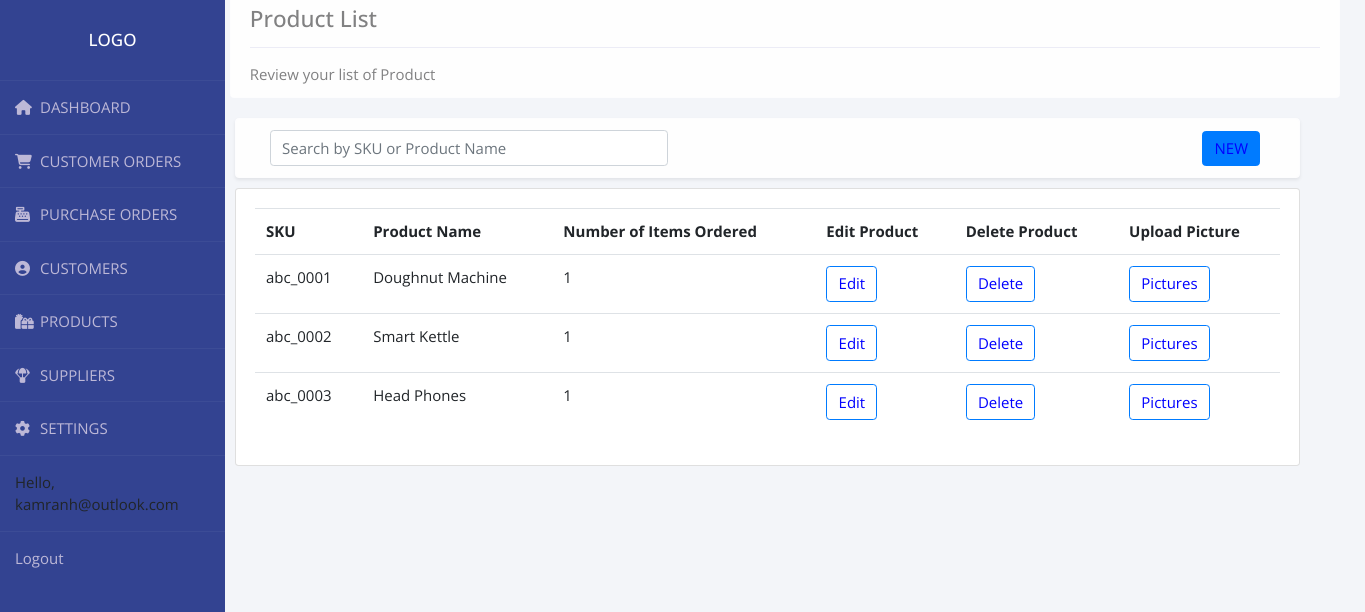
The page /product_list/ (signed in) on the database as committed earlier.
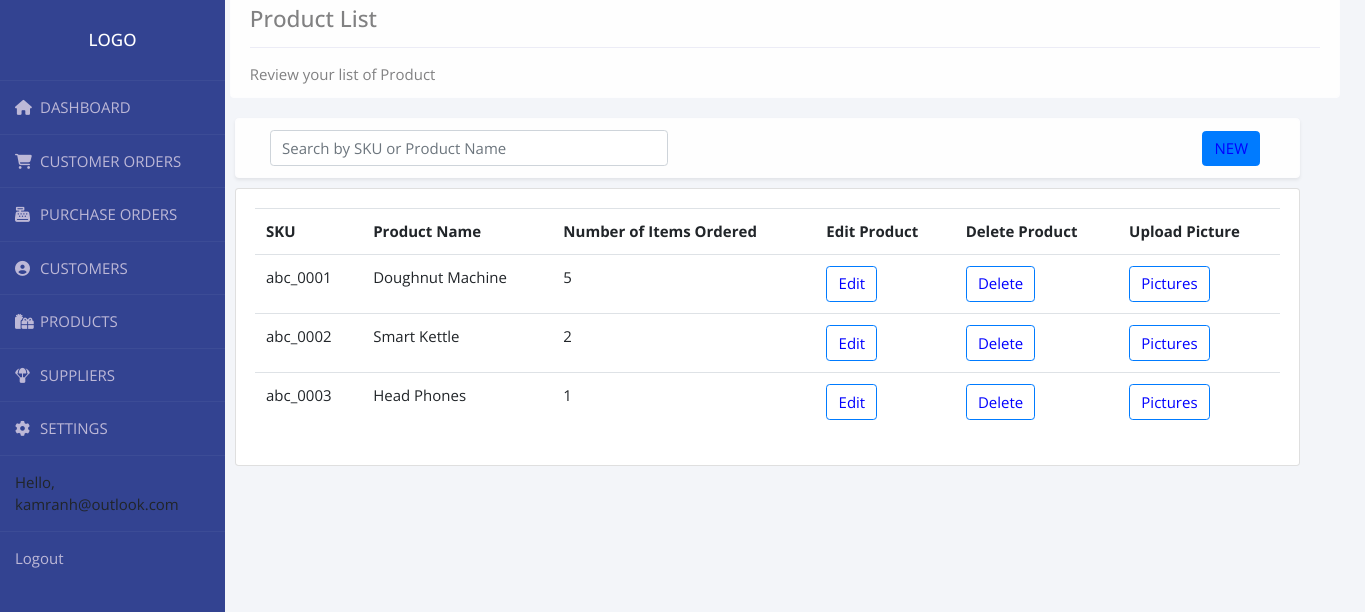
The same page on the database as committed later.
### accounts/models.py (models this page shows, shortened)
class Product(models.Model):
    CATEGORY = (
        ('Sports', 'Sports'),
        ('Fashion', 'Fashion'),
        ('Toys', 'Toys'),
        ('Electronics', 'Electronics'),
        ('Kitchen', 'Kitchen'),
        ('Jewellery', 'Jewellery'),
    )
    name = models.CharField(max_length=200, null=True)
    category = models.CharField(max_length=200, null=True, choices=CATEGORY)
    description = models.CharField(max_length=200, null=True, blank=True)
    r_price = models.FloatField(null=True)
    d_price = models.FloatField(null=True, blank=True, default='')
    start_date = models.DateField(null=True, blank=True, default='')
    end_date = models.DateField(null=True, blank=True, default='')
    tags = models.ManyToManyField(Tag)
    stock = models.IntegerField(null=True)
    min_stock = models.IntegerField(null=True)
    is_active = models.BooleanField(default=False)
    product_sku = models.CharField(max_length=200, null=True)

### accounts/views.py (the view)
# urls.py: path('product_list/', views.product_list, name="product_list"),
@login_required(login_url='login')
def product_list(request):
    product_list = Product.objects.annotate(
        norders=Count('order')).order_by('product_sku')
    myFilter2 = ProductListFilter(request.GET, queryset=product_list)
    product_list = myFilter2.qs
    context = {'product_list': product_list, 'myFilter2': myFilter2}
    return render(request, 'accounts/product_list.html', context)

### accounts/models.py (called while the page is built)
    def __str__(self):
        return self.email

    @property
    def is_active(self):
        return self.active

### accounts/templates/accounts/product_list.html (shortened to what this page needs)
{%  extends 'accounts/main.html' %}
{% load crispy_forms_tags %}
{% block content %}
<div class="row">
	<div class="col-xs-30 col-md-20">
		<div class="container fluid-lg-right" style="margin-top: -2rem;width: 4000px; padding-left:-20rem">
			<div class=" alert alert-light " role="alert">
				<h4 class="alert-heading">Product List</h4>
				<hr>
				<p class="mb-0">Review your list of Product</p>
			</div>
		</div>
	</div>
</div>
<div class='row'>
	<div class="col-xs-30 col-md-17">
		<div class="container fluid-lg-right" style="padding:20px; margin-top: -1rem;width: 1105px">
			<div class="alert alert-light shadow-sm">
				<form class="form-inline" method="GET">
					<div class="form-group col-md-5 mb-0">
						{{myFilter2.form.q1| as_crispy_field}}
				</form>
			</div>
			<div style="float: right;margin-top: -3rem; padding: 10px 20px ; border-radius: 50px ;">
				<a class="btn btn-primary" href="{% url 'new_product_profile' %}" role="button">NEW</a>
			</div>
		</div>
	</div>
</div>
</div>
</div>
<div class="row">
	<div class="col-xs-30 col-md-17">
		<div class="container float-sm-left" style="padding:20px;margin-top: -3rem;width: 1105px">
			<div class="card card-body">
				<table class="table">
					<tr>
						<th>SKU</th>
						<th>Product Name</th>
						<th>Number of Items Ordered</th>
						<th>Edit Product</th>
						<th>Delete Product</th>
						<th>Upload Picture</th>
					</tr>
					{% for i in product_list %}
					<tr>
						<td>{{i.product_sku}}</td>
						<td>{{i.name}} </td>
						<td>{{i.norders}}</td>
						<td><a class="btn btn-outline-primary" name="edit_product"
								href="{% url 'edit_product_profile' i.id %}">Edit</a>
						</td>
						<td><a class="btn btn-outline-primary" href="{% url 'delete_product_profile' i.id %}">Delete</a>
						</td>
						<td><a class="btn btn-outline-primary" href="{% url 'product_picture' i.id %}">Pictures</a>
						</td>
					</tr>
					{% endfor %}
				</table>
			</div>
		</div>
	</div>
</div>
{% endblock content %}

Rows that differ between the two databases and show on the page:
changed Product "abc_0001": norders "1" → "5"
computed for Product "abc_0002": norders "1" → "2"
